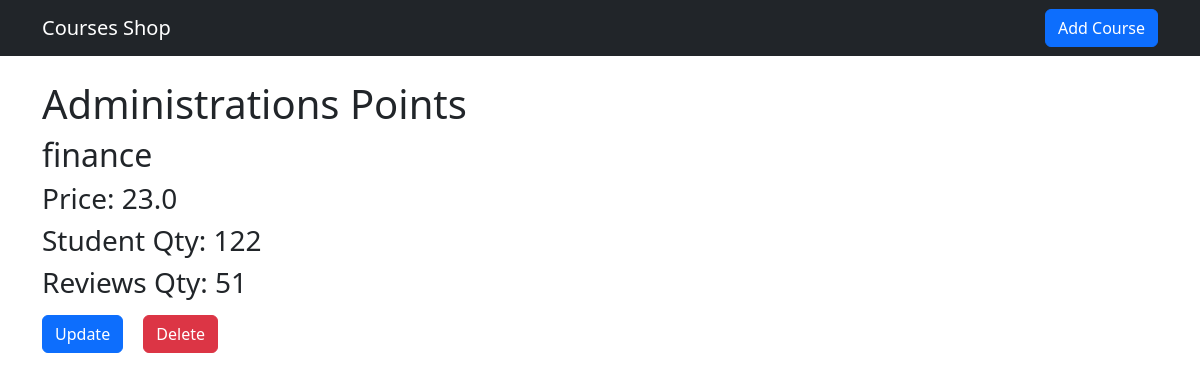
Screenshot of /shop/1/ with the database file from the repository.
### shop/models.py (models this page shows, shortened)
class Course(models.Model):
    title      = models.CharField(max_length=255, blank=False, null=False)
    price      = models.FloatField(blank=False, null=False)
    student_qty= models.IntegerField( blank=False, null=False)
    reviews_qty= models.IntegerField(blank=False, null=False)
    category   = models.ForeignKey(Category,on_delete=models.CASCADE, related_name='coursa')
    created_by = models.ForeignKey(User, on_delete=models.CASCADE,related_name='courses')

class Category(models.Model):
    title     = models.CharField(max_length=255, blank=False, null=False)
    created_at= models.DateTimeField(auto_now_add=True)
    def __str__(self):
      return self.title

### shop/views.py (the view)
# urls.py: path('shop/<int:id>/', views.single_course, name='single_course'),
def single_course(request,id):
    course= get_object_or_404(Course,pk=id)
    return render(request, 'collection/course_details.html',{'course':course})

### templates/collection/course_details.html (shortened to what this page needs)
{% extends 'base.html' %}
{% block content%}
<h1 class="mt-4" >{{course.title}}</h1>
<h2>{{course.category}}</h2>
<h3> Price: {{course.price}}</h3>
<h3>Student Qty: {{course.student_qty}}</h3>
<h3>Reviews Qty: {{course.reviews_qty}}</h3>
<div class="mt-3 ">
    <a href="{% url 'update_course' course.id %}" class="btn btn-primary me-3">
        Update
    </a>
    <a href="{% url 'delete_course' course.id %}" class="btn btn-danger">
        Delete
    </a>
</div>
{% endblock %}

### rows the page displays
Course: title "Administrations Points", category "finance", price "23.0", student_qty "122", reviews_qty "51"
